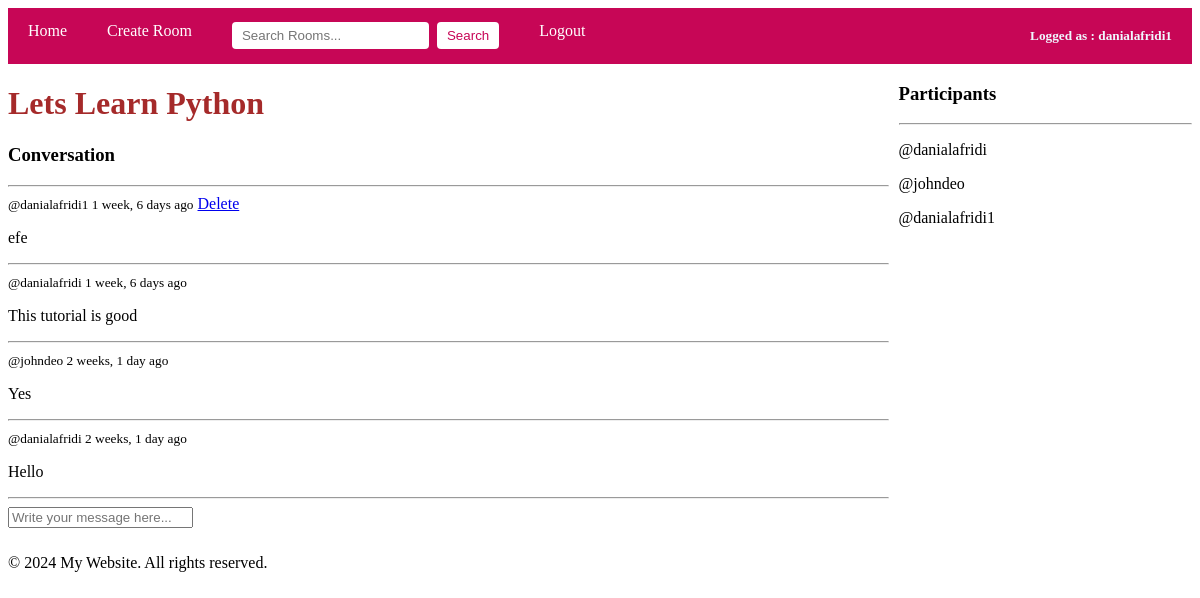
/room/5/ (signed in), run on the app's committed database.
### base/models.py (models this page shows, shortened)
class Room(models.Model):
    host = models.ForeignKey(User, on_delete=models.SET_NULL,null=True)
    topic = models.ForeignKey(Topic, on_delete=models.SET_NULL,null=True)
    name = models.CharField(max_length=100, blank=False)
    description = models.TextField(null=True, blank=True)
    participants = models.ManyToManyField(User,related_name='participants',blank=True)
    updated_at = models.DateTimeField(auto_now=True)
    created_at = models.DateTimeField(auto_now_add=True)
    class Meta:
        ordering = ['-updated_at', '-created_at']

class Message(models.Model):
     user = models.ForeignKey(User, on_delete=models.CASCADE)
     room = models.ForeignKey(Room, on_delete=models.CASCADE)
     body = models.TextField()
     updated_at = models.DateTimeField(auto_now=True)
     created_at = models.DateTimeField(auto_now_add=True)
     class Meta:
        ordering = ['-updated_at', '-created_at']

### base/views.py (the view, shortened to what this page needs)
# urls.py: path('room/<str:pk>/',views.room,name='room'),
def room(request,pk):
    room = Room.objects.get(id=pk)
    room_messages = room.message_set.all().order_by('-created_at')
    participtants = room.participants.all()
    context = {'room':room,'room_messages':room_messages,'participtants':participtants}
    return render(request,'base/room.html',context)

### base/templates/base/room.html (shortened to what this page needs)
{% extends 'main.html' %}
{% block content %}
<div class="room-container">
<div>
    <h1><span style="color: brown;">{{room.name}}</span></h1>
<div class="comment-wrapper">
 <h3>Conversation</h3>
 <hr>
 {% for message in room_messages %}
 <div>
    <small>@{{message.user}}  {{message.created_at|timesince}} ago</small>
    {% if request.user == message.user %}
    <a href="{% url 'delete_message' message.id %}" class="btn-update">Delete</a>
    {% endif %}
    <p>{{message.body}}</p>
    <hr>
 </div>
 {% endfor %}
 </div>
 {% if request.user.is_authenticated %}
 <div class="comment-form">
    <form method="POST" action="">
        <input type="text" placeholder="Write your message here..." name="body" required/>
    </form>
 </div>
 {% endif %}
</div>
 <div>
    <h3>Participants </h3>
    <hr>
    {% for participant in participtants %}
   <div>
    <p>@{{participant.username}}</p>
   </div>
    {% endfor %}
</div>
   {% endblock %}

### templates/navBar.html
<div class="navbar">
<a href="{% url 'home' %}">Home</a>
<a href="{% url 'room_form' %}">Create Room</a>
<form action="{% url 'home'%}" method="GET" class="navbar-form" >
    <input type="text" name="q" placeholder="Search Rooms..." required>
    <input type="submit" value="Search">
    </form>
    {% if request.user.is_authenticated %}
    <a href="{% url 'logout' %}">Logout</a>
    <h5 align="right" style="color:aliceblue; margin: 10px; padding: 10px;">Logged as : {{request.user}}</h5>
    {% else %}
    <a href="{% url 'login' %}">Login</a>
    <a href="{% url 'register' %}">Register</a>
    {% endif %}
</div>

### templates/main.html (style rules this page uses)
.navbar { background-color: #c70656; overflow: hidden; }
.navbar a { float: left; display: block; color: white; text-align: center; padding: 14px 20px; text-decoration: none; }
.navbar-form { float: left; display: flex; align-items: center; padding: 14px 20px; }
.navbar-form input[type="text"] { padding: 6px 10px; margin-right: 8px; border: none; border-radius: 4px; }
.navbar-form input[type="submit"] { padding: 6px 10px; background-color: #ffffff; color: #c70656; border: none; border-radius: 4px; cursor: pointer; }

### base/templates/base/room.html (style rules this page uses)
.room-container { display: grid; grid-template-columns: 3fr 1fr; justify-content: space-between; gap: 10px; }

### data on the page
Room: name "Lets Learn Python"
Message: user "danialafridi1", created_at "1 week, 6 days", shows "Delete", body "efe"
Message: user "danialafridi", created_at "1 week, 6 days", body "This tutorial is good"
Message: user "johndeo", created_at "2 weeks, 1 day", body "Yes"
Message: user "danialafridi", created_at "2 weeks, 1 day", body "Hello"

### other printed values
{{ request.user }} "danialafridi1"
{{ participant.username }} "danialafridi"
{{ participant.username }} "johndeo"
{{ participant.username }} "danialafridi1"
